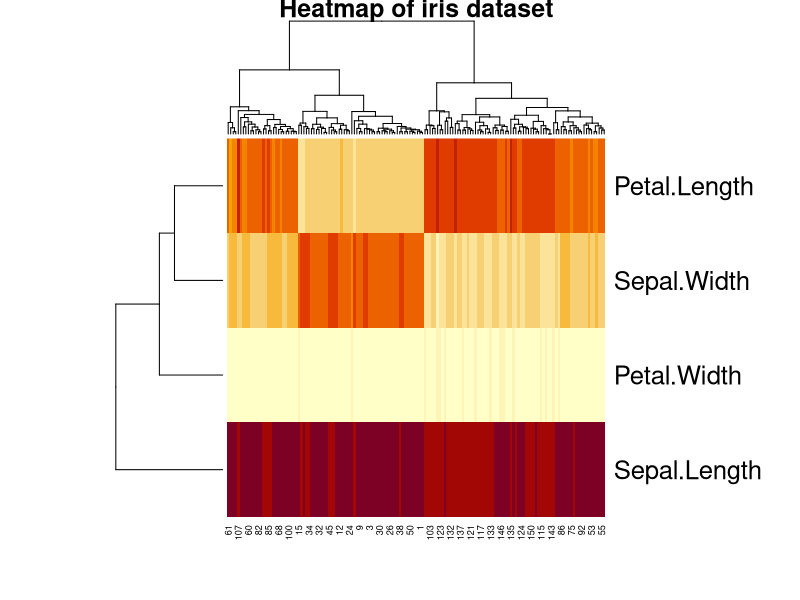
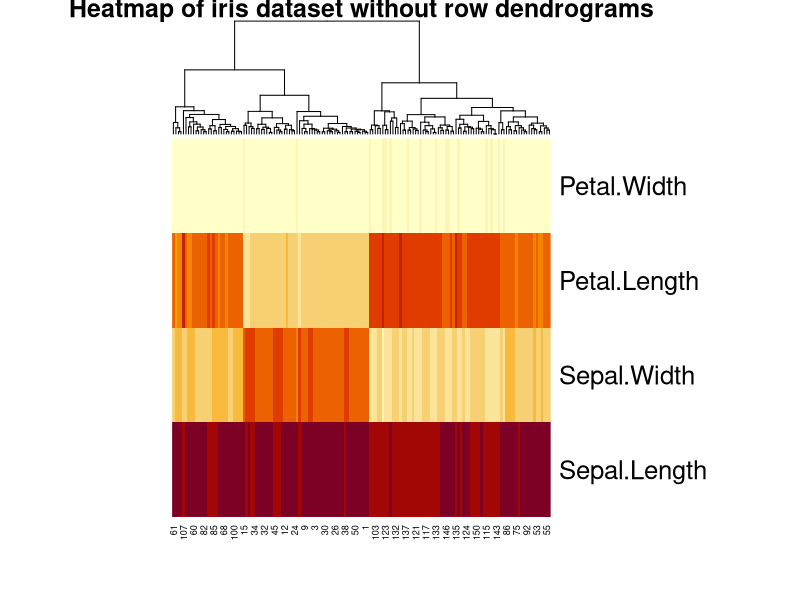
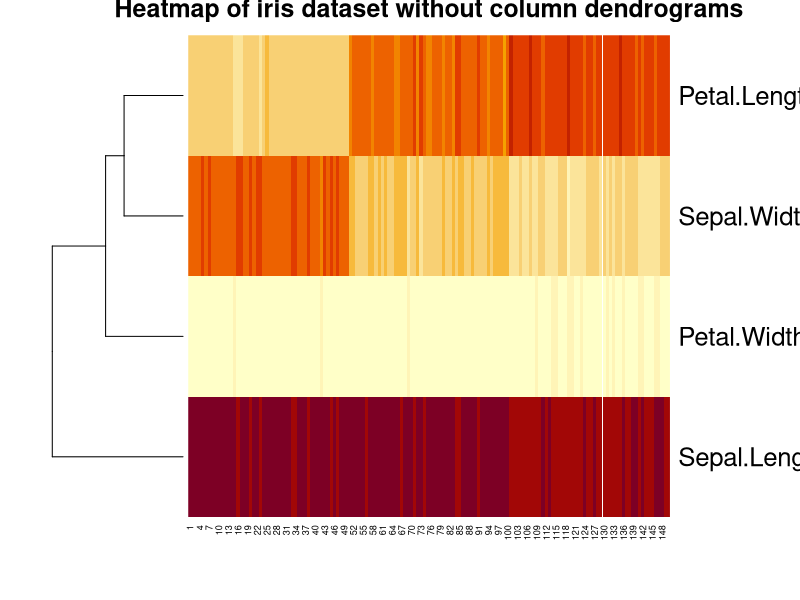
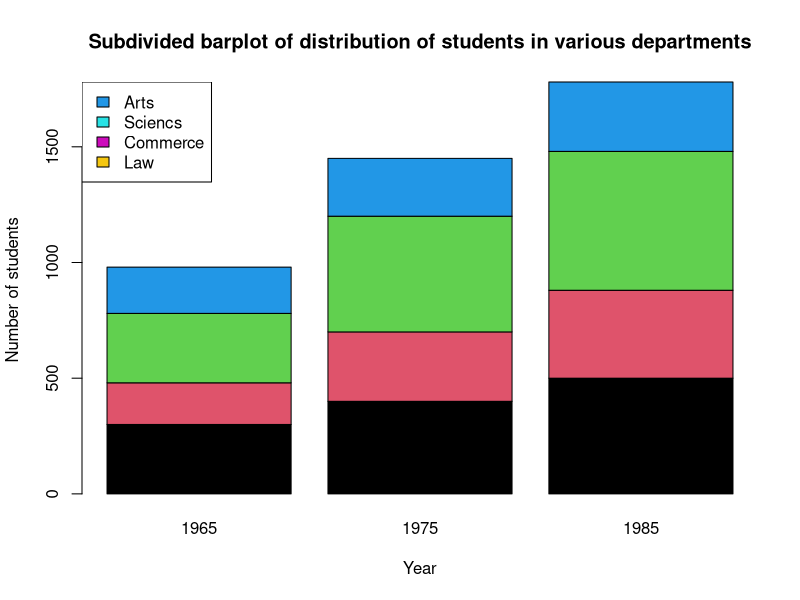
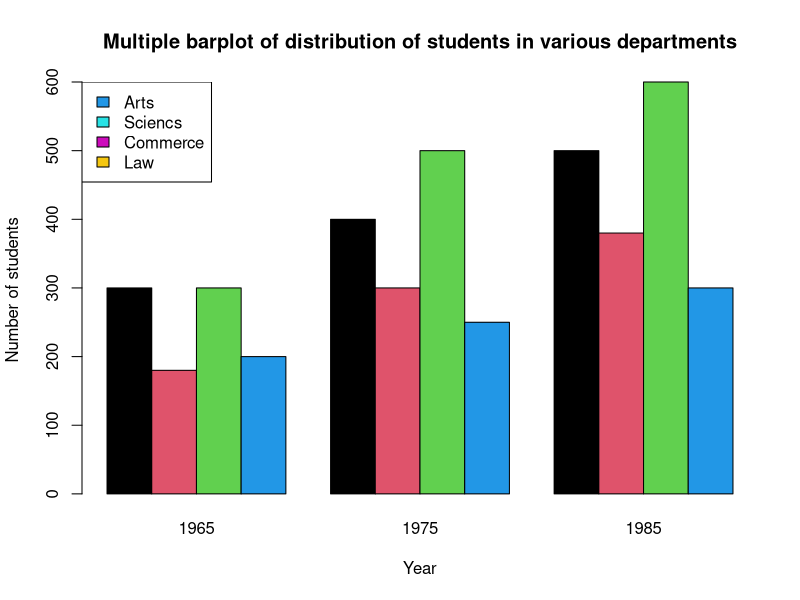
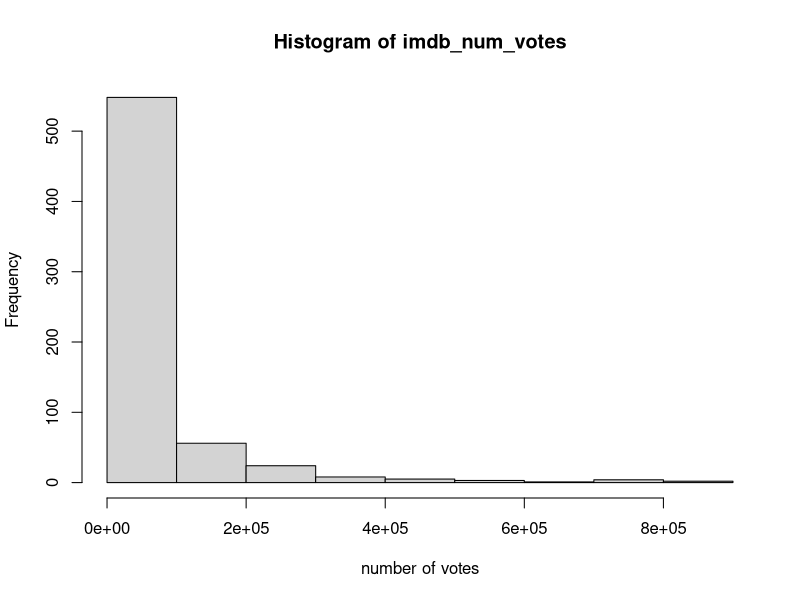
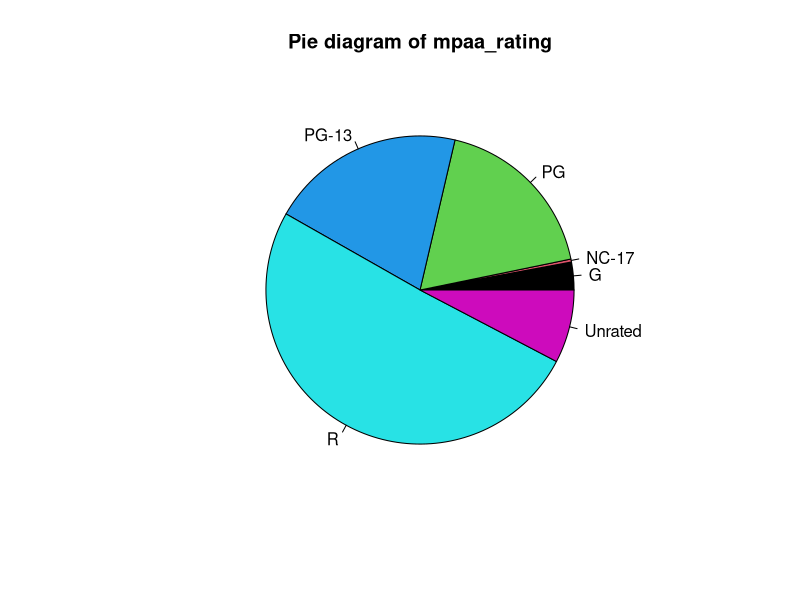
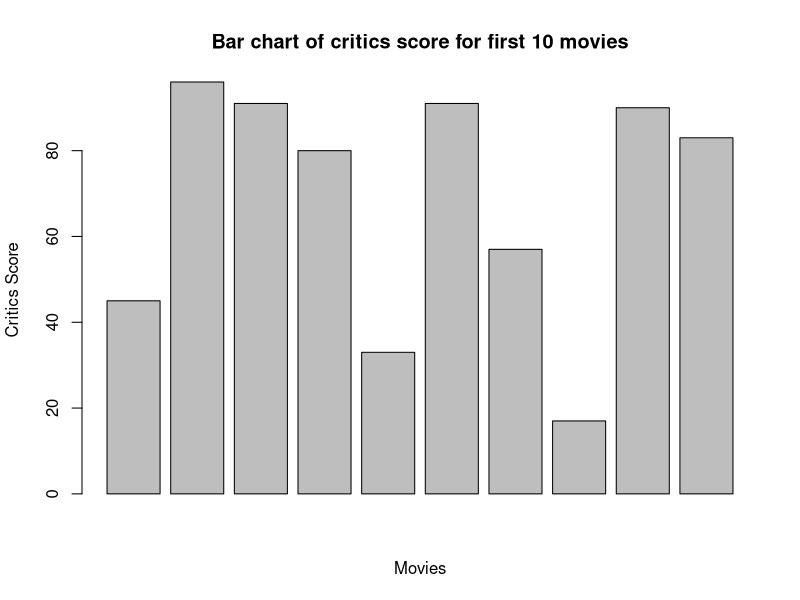

The R script that drew these images, in order:
# Name : Deshmukh Mehmood Rehan 
# MIS : 612303050


#Q.1) For the following frequency distribution [5M]
# x 1 2 3 4 5
# f 7 11 9 8 3
# Write a R code to find

#a) Mean
x = c(1,2,3,4,5)
f = c(7,11,9,8,3)

temporary = rep(x,f)

print(mean(temporary))

#b) Median
print(median(temporary))

#c) Mode
y = table(temporary)
mode = names(y)[which(y == max(y))]
print(mode)

#d) Seventh decile
d7 = quantile(temporary, 0.7)
print(d7)

#e) 29th percentile
p29 = quantile(temporary, 0.29)
print(p29)

#Q.2) Create a dataframe of the following two vectors: [ 2M]
#Price 10 15 30 42 50 60
#Qty 4 20 15 10 16 8
#Also write a R code to add vector/variable named value=price*qty in the created dataframe.

price = c(10,15,30,42,50,60)
qty = c(4,20,15,10,16,8)
df = data.frame(price, qty)
df = transform(df, "value"=price*qty)
print(df)


#Q.3) Suppose the age is a vector containing ages of 10 persons as 22,27,31,41,30,25,19,20,23,35 [5M]

age = c(22,27,31,41,30,25,19,20,23,35)

#a) Remove the 5th and 7th element from the vector.
print(age[c(-5,-7)])

#b) Create a new vector containing the ages of persons greater than 30.
age30 = age[age>30]

print(age30)

#c) Extract the 4th to 6th element from the vector.
print(age[4:6])

#d) Create a new vector containing the ages of persons between 20 and 25.

age2 = age[age>20 & age<25]

print(age2)

#e) Extract the last 3 elements from the vector.

print(tail(age,3))



#Q.4) Create a heatmap using inbuilt iris datasets. [3M]
data(iris)

M = iris[,-5]

heatmap(t(M), main="Heatmap of iris dataset", scale = "column")

#Also write a R code for the following
#a) Write a code to remove row dendrogram

heatmap(t(M), main="Heatmap of iris dataset without row dendrograms", scale = "column", Rowv = NA)

#b) Write a code to remove column dendrogram

heatmap(t(M), main="Heatmap of iris dataset without column dendrograms", scale = "column", Colv = NA)

#Q.5) Create a subdivided barplot and a multiple barplot of the following data: [5M]
#     1965 1975 1985
#Arts 300 400 500
#Sci 180 300 380
#Com 300 500 600
#Law 200 250 300

years = c(1965,1975,1985)
arts = c(300,400,500)
science = c(180, 300, 380)
commerce = c(300,500,600)
law = c(200,250,300)
student_data = data.frame(arts,science,commerce,law)
barplot(t(student_data), main="Subdivided barplot of distribution of students in various departments", beside=FALSE, names.arg=years, xlab="Year", ylab="Number of students",col = 1:4)
legend("topleft",c("Arts","Sciencs","Commerce","Law"),fill=4:8)

barplot(t(student_data), main="Multiple barplot of distribution of students in various departments", beside=TRUE, names.arg=years, xlab="Year", ylab="Number of students",col = 1:4)
legend("topleft",c("Arts","Sciencs","Commerce","Law"),fill=4:8)

# Q.6) Solve the following questions [5M]
# a) Write a R program to create a Dataframes which contain details of 5 employees and display
# summary of the data.
# b) Write a R program to create a two-dimensional 5×3 array of sequence of even integers greater
# than 50.
# c) Write a R program to find the levels of factor of a given vector 1, 2, 3, 3, 4, NA, 3, 2, 4, 5,
# NA, 5.
# d) Write a R program to create a list containing strings, numbers, vectors and a logical values.
# e) Write a R program to create a vector which contains 10 random integer values between -50
# and +50.

#a) Dataframe

name = c("john", "doe", "jane", "smith", "james");
age = c(33, 35, 36, 29, 40);
salary = c(16000, 23000, 27000, 21000, 20000);
df = data.frame(name, age, salary)
print(df)
summary(df)

#b) 2D array

arr = array(seq(from = 52, length.out = 15, by = 2),dim = c(5,3))

print(arr)

#c) Factor levels

vec = c( 1, 2, 3, 3, 4, NA, 3, 2, 4, 5, NA, 5)

factor(vec)

#d) List

vec = c(1,2,3)

list("abc", 123, vec, TRUE)

#e) Random vector

vec1 = sample(-50 : 50, 10)
    
print(vec1)



#Q7) Read the file moviesData.csv and solve the following questions. [5M]
#) Use the moviesData. Create a histogram of the object named imdb num votes in this file.
#b) Create a pie chart of the object mpaa rating.
#c) Create a bar chart of critics score for the first 10 movies.
#d) Create a scatter plot of imdb rating and imdb num votes to see their relation.
#e) Create a boxplot for dvd rel day variable and also display labels.

moviesData = read.csv('./Assignments/moviesData.csv')

#a) Histogram
imdb_num_votes = moviesData$imdb_num_votes
hist(imdb_num_votes, main="Histogram of imdb_num_votes", xlab="number of votes")

#b) Pie Diagram

mpaa_rating = table(moviesData$mpaa_rating)
pie(mpaa_rating, main="Pie diagram of mpaa_rating", col=1:6)

#c) Bar Chart

critics_score = moviesData$critics_score
barplot(critics_score[1:10], main="Bar chart of critics score for first 10 movies", xlab="Movies", ylab="Critics Score")

#d) Scatter Plot
imdb_rating = moviesData$imdb_rating
plot(imdb_rating, imdb_num_votes, col = c("red", "blue"), main = "IMDB Ratings and votes", xlab="IMDB Rating", ylab="No. of Votes")
legend("topleft", legend = c("IMDB Rating", "Number of Votes"), col = c("red", "blue"), pch = 1)


#e) Boxplot
dvd_rel_day = moviesData$dvd_rel_day
boxplot(dvd_rel_day, main="Boxplot of dvd_rel_day", xlab="Dvd Release Day", ylab="Day")
text(rep(1.3,5),f,labels=c("minimum","lower quartile","median","upper quartile","maximum"))



#Q8) For the following in built dataset CO2 in R.Write a R program taking the uptake variable and
#calculate the following terms [5M]
#a) Standard deviation.
#b) Quartile deviation.
#c) Range.
#d) Mode.
#e) Coefficient of range.

data("CO2")

uptake = CO2$uptake

#a) Standard deviation

print(sd(uptake))

#b) Quartile deviation

print((quantile(uptake, 0.75) - quantile(uptake, 0.25))/2);


#c) Range

print(max(uptake)-min(uptake))

#d) Mode

y = table(uptake)
mode = names(y)[which(y == max(y))]
print(mode)

#e) Coefficient of range

print((max(uptake)-min(uptake))/(max(uptake)+min(uptake)))


